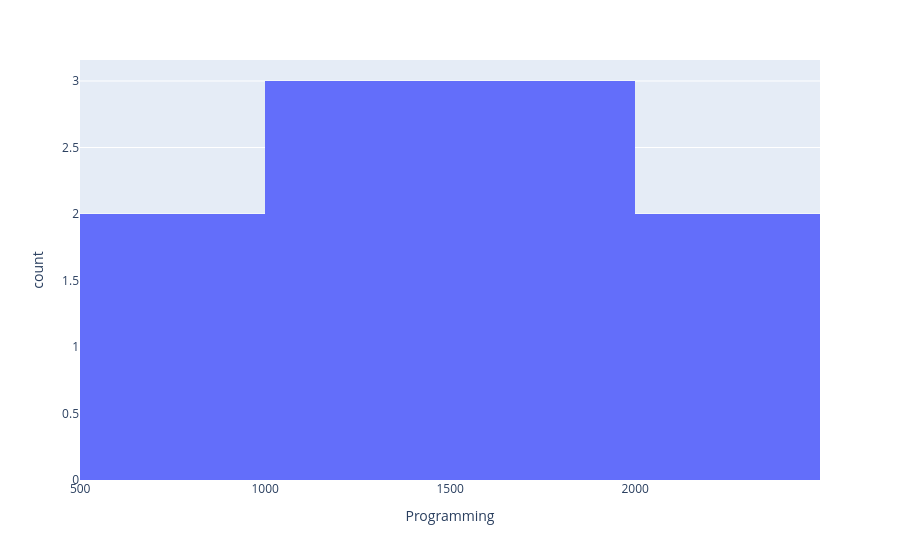

Notebook code cell kept with this figure:
### Markdown cell above
histo gram with plot

### Code cell
fig=px.histogram(df,x='Programming')
fig.show()

### Figure 1 — Plotly figure (JSON) as saved in the notebook; plotly's stock layout.template omitted (floating-point values rounded to 4 significant figures)
{"data": [{"alignmentgroup": "True", "bingroup": "x", "hovertemplate": "Programming=%{x}<br>count=%{y}<extra></extra>", "legendgroup": "", "marker": {"color": "#636efa", "pattern": {"shape": ""}}, "name": "", "offsetgroup": "", "orientation": "v", "showlegend": false, "type": "histogram", "x": [589, 862, 1085, 1150, 1439, 1715, 1785, 1995, 2236, 2442], "xaxis": "x", "yaxis": "y"}], "layout": {"barmode": "relative", "legend": {"tracegroupgap": 0}, "margin": {"t": 60}, "xaxis": {"anchor": "y", "domain": [0, 1], "title": {"text": "Programming"}}, "yaxis": {"anchor": "x", "domain": [0, 1], "title": {"text": "count"}}}}
